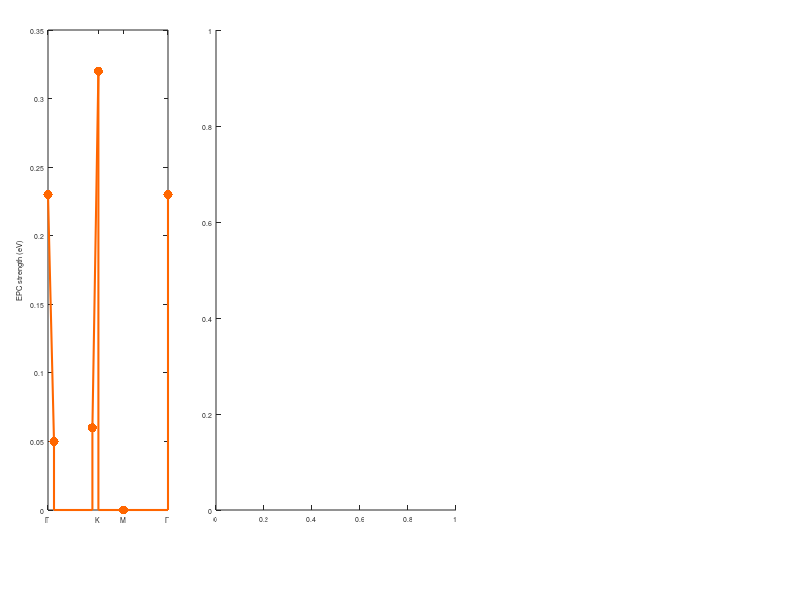

This figure's MATLAB source: (Note: this script raises an error after producing the figure.)
set(0, 'defaultaxesfontsize', 5, 'defaulttextfontsize', 5)
figure(3, 'position', [0 0 1000 400])
colours_pi = autumn(6);

% Plot EPC dispersion

subplot('Position', [0.06 0.15 0.15 0.8])
hold on
plot([0 0.05 0.05 0.37 0.37 0.37 0.42 0.42 0.63 1 1], [0.23 0.05 0 0 0 0.06 0.32 0 0 0 0.23], '-', 'Color', colours_pi(3, :), 'Linewidth', 1.5)
plot([0 0.05 0.37 0.42 0.63 1], [0.23 0.05 0.06 0.32 0 0.23], '.', 'Color', colours_pi(3, :), 'MarkerSize', 20)
hold off
ylabel('EPC strength (eV)')
xticks([0 0.42 0.63 1])
xticklabels({'\Gamma' 'K' 'M' '\Gamma'})
box on

% Plot resonance fit

subplot('Position', [0.27 0.15 0.3 0.8])
hold on
data_tmp = importdata('pi*/285.6eV.txt', ' ');
errorbar(data_tmp(:, 1), data_tmp(:, 2) / 170, data_tmp(:, 3) / 170, 'k.')
data_tmp = importdata('pi*/285.6eV_calc.txt', ' ');
plot(data_tmp(:, 1), data_tmp(:, 2) / max(data_tmp(:, 2)), '-', 'Color', colours_pi(3, :), 'LineWidth', 2)
plot([0.13 0.13 0.18 0.18 0.18 0.24 0.24], [0.9 0.95 0.95 1 0.95 0.95 0.9], 'k-')
text(0.18, 1.04, '1-phonon', "horizontalalignment", "center")
plot([0.28 0.28 0.36 0.36 0.36 0.44 0.44], [1 1.05 1.05 1.1 1.05 1.05 1], 'k-')
text(0.36, 1.14, '2-phonon', "horizontalalignment", "center")
plot([0.44 0.44 0.57 0.57 0.57 0.64 0.64], [0.9 0.95 0.95 1 0.95 0.95 0.9], 'k-')
text(0.57, 1.04, '3-phonon', "horizontalalignment", "center")
plot([0.6 0.6 0.78 0.78 0.78 0.84 0.84], [0.8 0.85 0.85 0.9 0.85 0.85 0.8], 'k-')
text(0.78, 0.94, '4-phonon', "horizontalalignment", "center")
text(0.75, 1.1, '285.6 eV', "horizontalalignment", "center")
hold off
xlim([0.08 0.88])
ylim([0 1.2])
xticks(0:0.1:0.8)
xlabel('Energy loss (eV)')
ylabel('Normalized intensity')
box on

% Plot energy dependence

subplot('Position', [0.65 0.15 0.05 0.8])
hold on
data_tmp = importdata('pi*/XAS.txt', ' ');
plot(data_tmp(:, 2), data_tmp(:, 1), 'k-', 'LineWidth', 1)
annotation('arrow', [0.7 0.68], [0.15 0.15], 'Color', colours_pi(1, :), 'LineWidth', 2)
annotation('arrow', [0.7 0.666], [0.31 0.31], 'Color', colours_pi(2, :), 'LineWidth', 2)
annotation('arrow', [0.7 0.656], [0.47 0.47], 'Color', colours_pi(3, :), 'LineWidth', 2)
annotation('arrow', [0.7 0.657], [0.63 0.63], 'Color', colours_pi(4, :), 'LineWidth', 2)
annotation('arrow', [0.7 0.678], [0.79 0.79], 'Color', colours_pi(5, :), 'LineWidth', 2)
hold off
xlim([0.9 1.8])
ylim([285.2 286.2])
xlabel('XAS')
ylabel('Incident energy (eV)')
xticks([])
box on
set(gca, 'XDir', 'reverse')

norm_tmp = [140 180 170 210 350];

subplot('Position', [0.701 0.15 0.25 0.8])
hold on
for i = 1:5
    data_tmp = importdata(['pi*/' num2str(285 + 0.2 * i, '%.1f') 'eV.txt'], ' ');
    errorbar(data_tmp(:, 1), data_tmp(:, 2) / norm_tmp(i) + i, data_tmp(:, 3) / norm_tmp(i), 'k.')
    data_tmp = importdata(['pi*/' num2str(285 + 0.2 * i, '%.1f') 'eV_calc.txt'], ' ');
    plot(data_tmp(:, 1), data_tmp(:, 2) / max(data_tmp(:, 2)) + i, '-', 'Color', colours_pi(i, :), 'Linewidth', 2)
end
hold off
xlim([0.08 0.88])
ylim([1 6])
xlabel('Energy loss (eV)')
ylabel('Normalized intensity', 'Position', [0.9 3.3], 'Rotation', 270)
yticks([])
box on

print('Fig3.pdf', '-dpdf', '-S1000,400')
